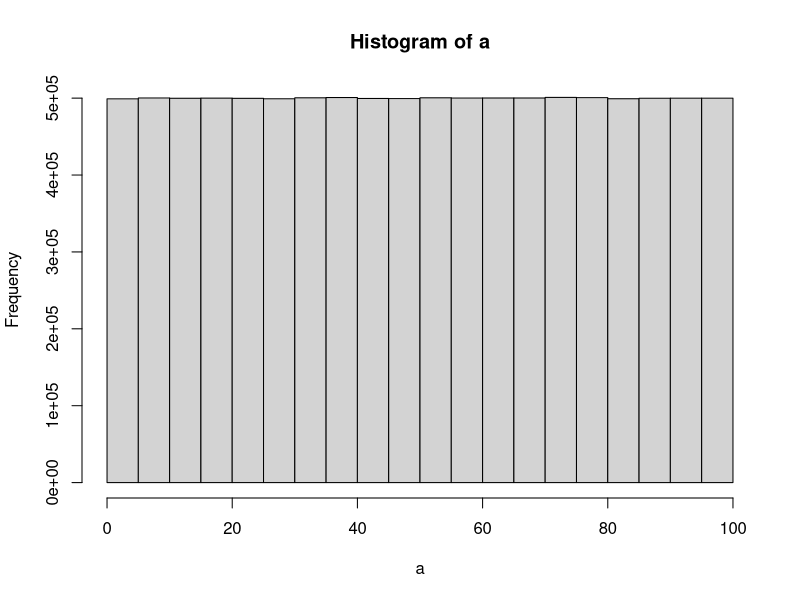

This figure's R source:
## ---- chunk 1
for (i in 1:100){
  if(i%%2)
    print(i)
}


## ---- chunk 2
random_num <-matrix(runif(400, min=3,max=45), nrow = 20, ncol=20)


## ---- chunk 3
fizzb <- c(1:100)
for (i in 1:length(fizzb)){
  fizzb[i] <-i
  if(i%%3 == 0 & i%%5== 0){
    fizzb[i] ="FizzBuzz"
  } else if (i%%3 ==0){
    fizzb[i] ="Fizz"
  }
else if (i%%5 ==0 )
  fizzb[i] = "Buzz"
}


## ---- chunk 4

a<-runif(10000000,0,100)
hist(a)




## ---- chunk 5

dice1 <- replicate(1000,(sample(1:6,1,replace= TRUE)))
dice2 <-replicate(1000,(sample(1:6,1,replace= TRUE)))
sim <- c()
combined <- dice1+dice2
sim <- table(combined)/1000

## ---- chunk 6

multiplication_table <-matrix(NA, nrow=10, ncol=10)
colnames(multiplication_table) <- c("1", "2", "3" ,"4", "5", "6", "7","8","9","10")

rownames(multiplication_table) <- c("1", "2", "3" ,"4", "5", "6", "7","8","9","10")

for(i in 1:10) {
  for(j in 1:10) {
   multiplication_table[i, j] = (i*j)
  }
}



  
 

  

## ---- chunk 7

save_rolls <- c()
for(sims in 1:100){
curpos<-0
number_of_rolls<-0

while(curpos < 25){
    curpos <- curpos+sample(c(1,2,3,4,5,6),1)
   if (curpos == 3){
     curpos <-11
   }
    if (curpos == 6){
      curpos <- 17
    }
    if (curpos == 10){
      curpos <- 12
    }
    if (curpos == 14){
      curpos <- 4
    }
    if (curpos ==19){
      curpos <-8
    }
    if(curpos == 22){
      curpos <- 20
    }
    if (curpos ==24){
      curpos <- 16
    }
  number_of_rolls <- number_of_rolls+1
}
save_rolls[sims] <- number_of_rolls
}
mean(save_rolls)
